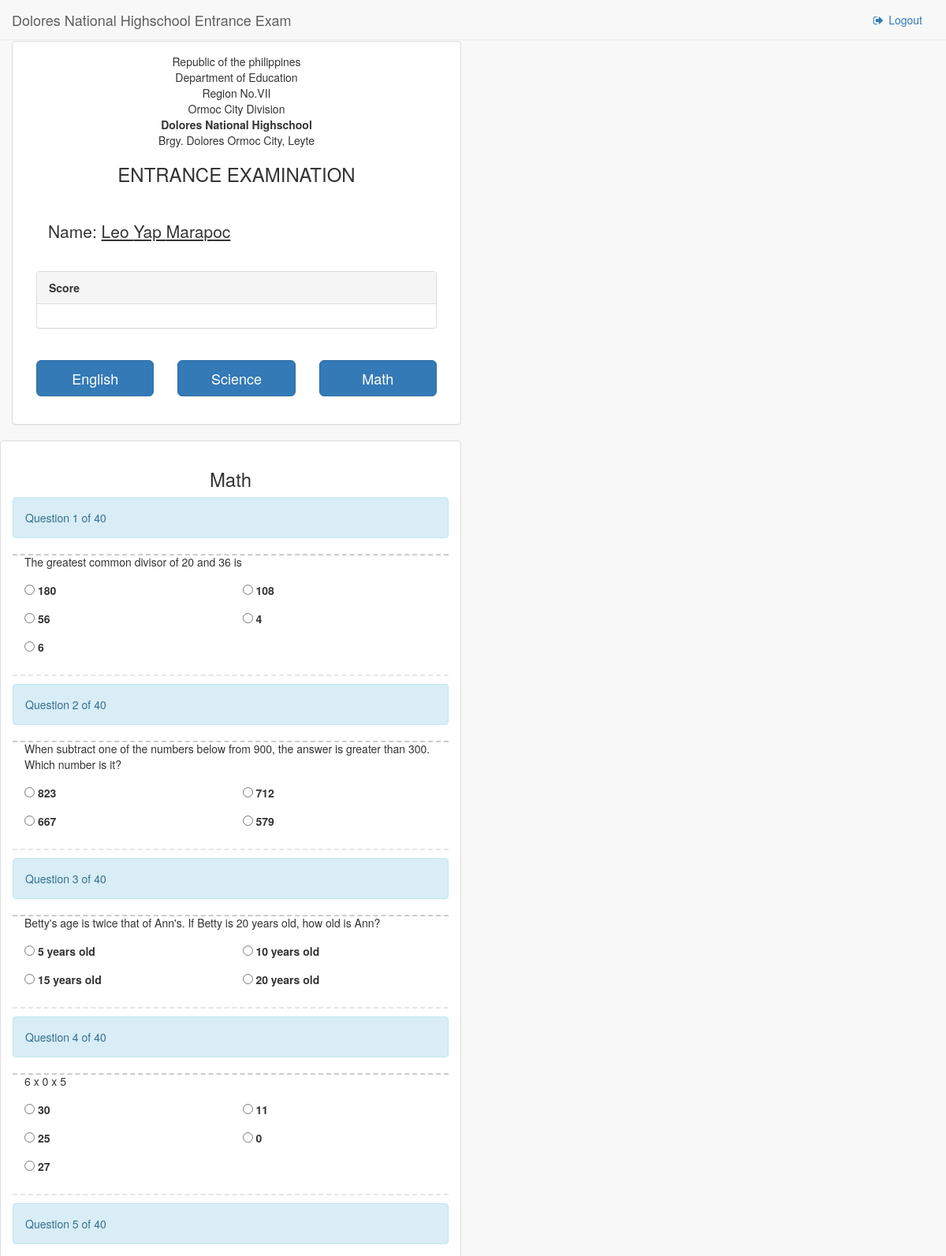
The app's page /pages/exams.php?id=3 (signed in, upper part) with its own data.
### tables this page shows
CREATE TABLE `users` (
  `id` int(11) NOT NULL auto_increment,
  `Fname` varchar(50) NOT NULL,
  `Mname` varchar(50) NOT NULL,
  `Lname` varchar(50) NOT NULL,
  `address` varchar(500) NOT NULL,
  `Cnumber` varchar(20) NOT NULL,
  `username` varchar(50) NOT NULL,
  `password` varchar(50) NOT NULL,
  `ULevel` int(11) NOT NULL,
  `status` enum('1','0') NOT NULL default '1',
  PRIMARY KEY  (`id`)
);

CREATE TABLE `subject` (
  `id` int(11) NOT NULL auto_increment,
  `name` varchar(50) NOT NULL,
  `description` varchar(500) NOT NULL,
  PRIMARY KEY  (`id`)
);

CREATE TABLE `questions` (
  `id` int(11) NOT NULL auto_increment,
  `subject_id` int(11) NOT NULL,
  `question` varchar(1000) NOT NULL,
  `image_url` varchar(500) NOT NULL,
  PRIMARY KEY  (`id`)
);

CREATE TABLE `answers` (
  `id` int(11) NOT NULL auto_increment,
  `question_id` int(11) NOT NULL,
  `text` varchar(500) NOT NULL,
  `correct` enum('1','0') NOT NULL default '0',
  PRIMARY KEY  (`id`)
);

### pages/exams.php (the view, shortened to what this page needs)
<?php session_start();
$count = 0;
?>
<!DOCTYPE html>
<html lang="en">
<head>
    <link href="../bower_components/bootstrap/dist/css/bootstrap.min.css" rel="stylesheet">
    <link href="../bower_components/metisMenu/dist/metisMenu.min.css" rel="stylesheet">
    <link href="../dist/css/sb-admin-2.css" rel="stylesheet">
    <link href="../bower_components/font-awesome/css/font-awesome.min.css" rel="stylesheet" type="text/css">
</head>
<body>
    <div id="wrapper">
        <nav class="navbar navbar-default navbar-static-top" role="navigation" style="margin-bottom: 0">
            <div class="navbar-header">
                <a class="navbar-brand" href="index.php">Dolores National Highschool Entrance Exam</a>
            </div>
            <ul class="nav navbar-top-links navbar-right">
                <li><a href="../php/logout.php"><i class="fa fa-sign-out fa-fw"></i> Logout</a>
                </li>
            </ul>
        </nav>
            <div class="container-fluid">
                <div class="row">
                    <div class="col-lg-12">
                    </div>
                </div>
                <div class="row">
                    <div class="col-lg-6">
                        <div class="panel panel-default">
                            <div class="panel-body">
                               <center>
                                 <p >
                                    Republic of the philippines
                                    <br>
                                    Department of Education
                                    <br>
                                    Region No.VII
                                    <br>
                                    Ormoc City Division
                                    <br>
                                    <b> Dolores National Highschool</b>
                                    <br>
                                    Brgy. Dolores Ormoc City, Leyte
                                    <br>
                                    <h3> ENTRANCE EXAMINATION  </h3>
                                </p>
                            </center>
                                <div class="row show-grid">
                                    <div class="panel-body">
                                        <div class="panel-body">
                                            <?php
                                                $result = mysql_query("SELECT * FROM users WHERE id = '".$_SESSION['user_id']."'");
                                                $row = mysql_fetch_array($result);
                                                echo "<p class='lead'>Name: <u>".$row['Fname']." ".$row['Mname']." ".$row['Lname']."</u> </p>";
                                            ?>
                                        </div>
                                        <div class="panel panel-default">
                                            <div class="panel-heading">
                                                <b>Score</b>
                                            </div>
                                            <div class="panel-body">
                                            </div>
                                        </div>
                                    </div>
                                    <?php
                                        $result = mysql_query("SELECT * FROM subject  WHERE  NOT EXISTS(SELECT * FROM students WHERE user_id = '".$_SESSION['user_id']."' AND  subject.id = students.subject_id)") or die("Error: ". mysql_error());
                                        if(mysql_num_rows($result) > 0)
                                        {
                                            while ($row = mysql_fetch_array($result))
                                            {
                                        ?>
                                             <div class="col-md-4">
                                                <a href="?id=<?php echo $row['id'] ?>"> <button type="button" class="btn btn-primary btn-lg btn-block"><?php echo $row['name'] ?> </button></a>
                                             </div>
                                        <?php
                                            }
                                        }
                                         ?>
                                    </div>
                                </div>
                            </div>
                        </div>
                    </div>
                </div>
                <?php
                    if(isset($_GET['id']) && $_GET['id'] != "")
                    {
                ?>
                <div class="row">
                    <div class="col-lg-6">
                        <div class="panel panel-default">
                            <form action="exams.php" method="post">
                                <div class="panel-body">
                                    <center>
                                       <h3>
                                        <?php
                                            $result = mysql_query("SELECT * FROM subject WHERE id ='".$_GET['id']."'");
                                            $row = mysql_fetch_array($result);
                                            echo $row['name'];
                                        ?>
                                       </h3>
                                    </center>
                                <?php
                                    $result = mysql_query("SELECT * FROM subject WHERE id = '".$_GET['id']."' AND NOT EXISTS(SELECT * FROM students WHERE user_id = '".$_SESSION['user_id']."' AND subject.id = students.subject_id)") or die("Error: ". mysql_error());
                                    if(mysql_num_rows($result) > 0)
                                    {
                                ?>
                                    <?php
                                        $result = mysql_query("SELECT * FROM subject WHERE id = '".$_GET['id']."' AND NOT EXISTS(SELECT * FROM students WHERE user_id = '".$_SESSION['user_id']."' AND subject.id = students.subject_id)") or die("Error: ". mysql_error());
                                        if(mysql_num_rows($result) > 0)
                                        {
                                            $result3 = mysql_query("SELECT * FROM questions WHERE subject_id = '".$_GET['id']."' AND NOT EXISTS(SELECT * FROM question_joint WHERE questions.id = question_joint.question_id)  ORDER BY RAND()") or die("Error: ". mysql_error());
                                            if(mysql_num_rows($result3) > 0)
                                            {
                                                 while ($row3 = mysql_fetch_array($result3))
                                                 {
                                                    $count++;
                                    ?>
                                                        <div class="alert alert-info">
                                                            Question <?php echo $count; ?> of
                                                           <?php
                                                                $result37 = mysql_query("SELECT * FROM questions WHERE subject_id = '".$_GET['id']."'");
                                                                echo   $totalQuestion = mysql_num_rows($result37);
                                                            ?>
                                                        </div>
                                                        <div class="col-lg-12">
                                                            <p ><?php echo $row3['question']; ?></p>
                                                        </div>
                                                        <p style="border-bottom: 2px dashed #cccccc;margin-top: 1px;"></p>
                                                        <div class="row show-grid">
                                                            <?php
                                                                $result4 = mysql_query("SELECT * FROM answers WHERE question_id = '".$row3['id']."'");
                                                                while ($row4 = mysql_fetch_array($result4))
                                                                {
                                                            ?>
                                                                    <div class="col-xs-6">
                                                                        <input type="radio" name="answer<?php echo $count; ?>[<?php echo $count; ?>]" id="optionsRadiosInline" value="<?php echo $row4['id']; ?>" >
                                                                        <label><?php echo $row4['text']; ?></label>
                                                                    </div>
                                                            <?php
                                                                }
                                                            ?>
                                                        </div>
                                                         <p style="border-bottom: 2px dashed #e6e6e6;margin-top: 1px;"></p>
                                        <?php
                                                 }
                                            }
                                        ?>
                                <?php
                                        }
                                    }
                                 ?>
                                </div>
                            </form>
                        </div>
                    </div>
                </div>
                <?php
                    }
                ?>
            </div>
</body>
</html>

### records on screen
users: Fname "Leo", Mname "Yap", Lname "Marapoc"
subject: name "English"
subject: name "Science"
subject: name "Math"
questions: result37 "40", question "The greatest common divisor of 20 and 36 is"
answers: text "180"
answers: text "108"
answers: text "56"
answers: text "4"
answers: text "6"
questions: result37 "40", question "When subtract one of the numbers below from 900, the answer is greater than 300. Which number is it?"
answers: text "823"
answers: text "712"
answers: text "667"
answers: text "579"
questions: result37 "40", question "Betty's age is twice that of Ann's. If Betty is 20 years old, how old is Ann?"
answers: text "5 years old"
answers: text "10 years old"
answers: text "15 years old"
answers: text "20 years old"
questions: result37 "40", question "6 x 0 x 5"
answers: text "30"
answers: text "11"
answers: text "25"
answers: text "0"
answers: text "27"
questions: result37 "40"
